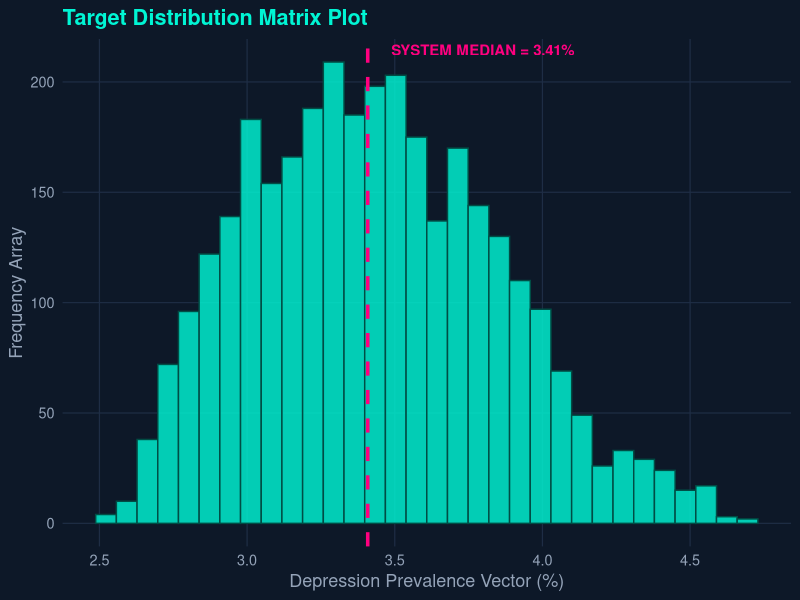
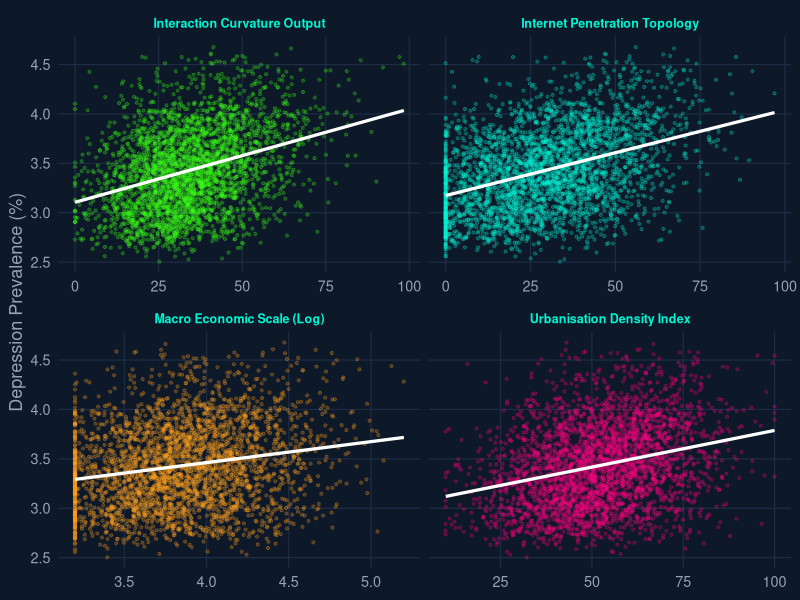
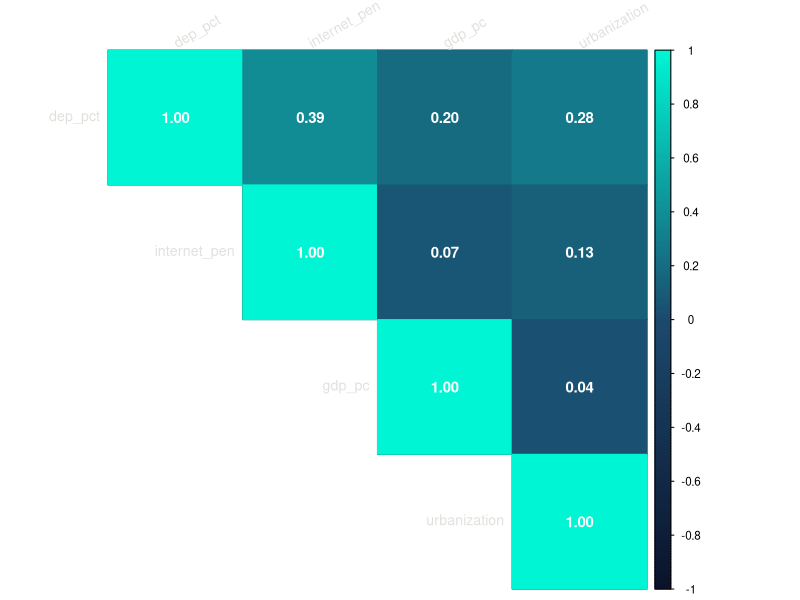
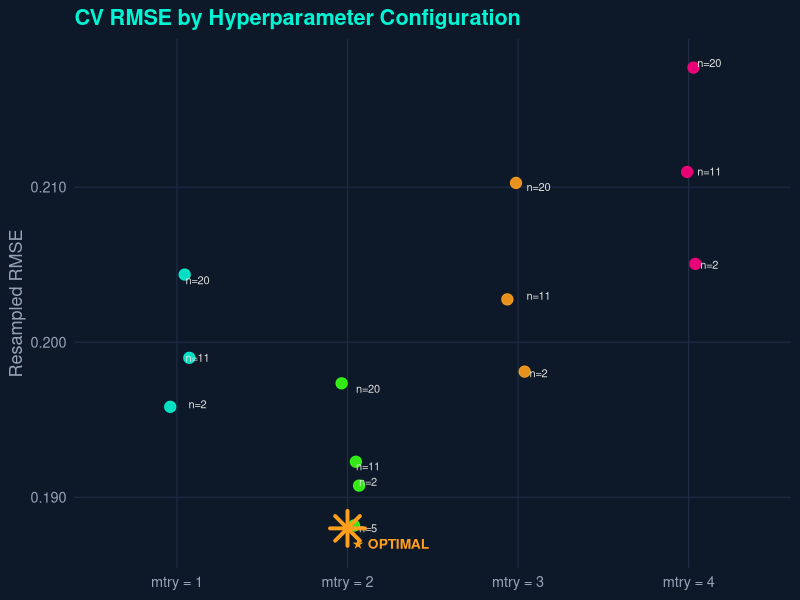
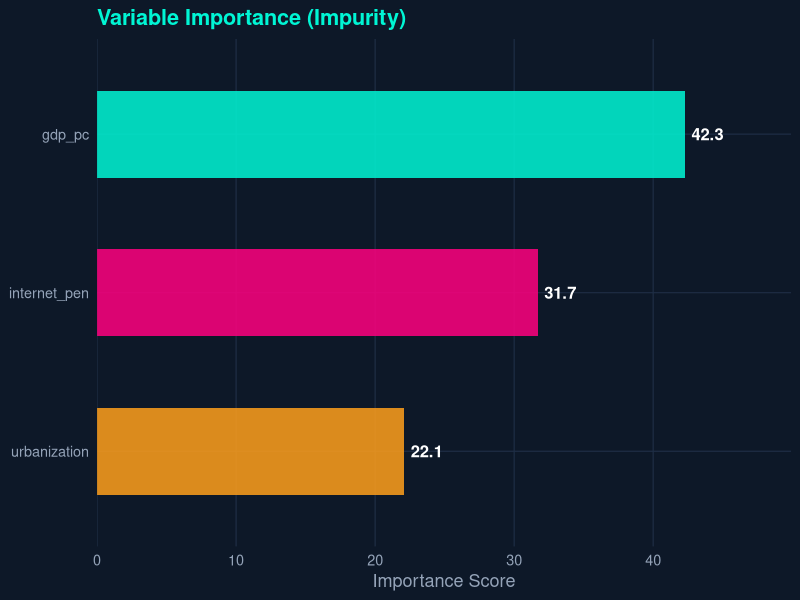
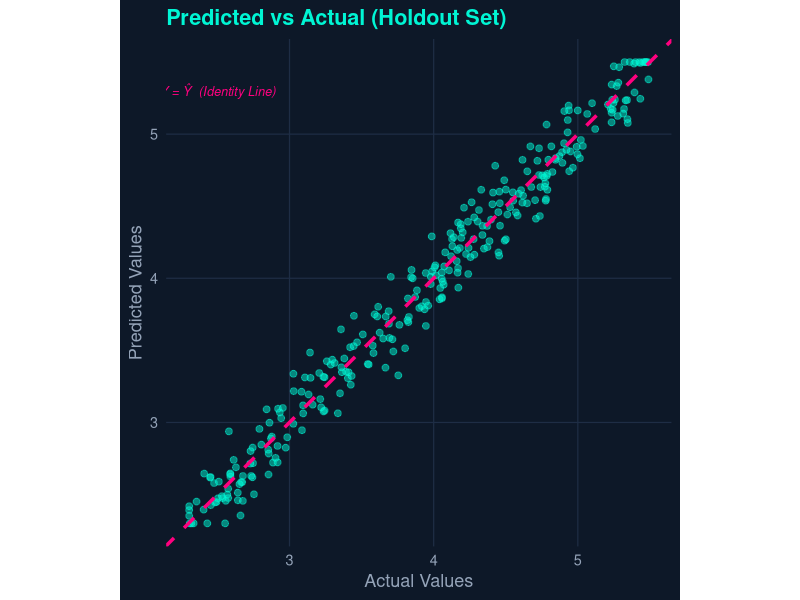

Here is the R script that generated these plots, in order:
## ---- chunk 1
#| include: false
library(ggplot2)
library(dplyr)
library(tidyr)
library(scales)
library(corrplot)

# Cyberpunk color palette
COL_CYAN   <- "#00F5D4"
COL_PINK   <- "#FF007F"
COL_GREEN  <- "#39FF14"
COL_ORANGE <- "#FF9F1C"
COL_BG     <- "#0B132B"
COL_CARD   <- "#1C2541"
COL_MUTED  <- "#94A3B8"
COL_LIGHT  <- "#E0E1DD"

# Common ggplot dark theme
theme_cyber <- function(base_size = 13) {
  theme_minimal(base_size = base_size) +
    theme(
      plot.background    = element_rect(fill = "#0D1828", color = NA),
      panel.background   = element_rect(fill = "#0D1828", color = NA),
      panel.grid.major   = element_line(color = "#1E2D45", linewidth = 0.4),
      panel.grid.minor   = element_blank(),
      axis.text          = element_text(color = COL_MUTED),
      axis.title         = element_text(color = COL_MUTED),
      plot.title         = element_text(color = COL_CYAN, face = "bold"),
      plot.subtitle      = element_text(color = COL_MUTED),
      legend.background  = element_rect(fill = "#0D1828", color = NA),
      legend.text        = element_text(color = COL_LIGHT),
      legend.title       = element_text(color = COL_CYAN),
      strip.text         = element_text(color = COL_CYAN, face = "bold")
    )
}

# Simulate dataset
set.seed(42)
n_countries <- 139
n_years     <- 23
base_means  <- rep(c(2.8,3.2,3.1,2.7,3.8,3.2,4.2,3.6,3.1,3.4,
                     3.2,3.9,2.8,3.4,3.3,2.9,3.8,3.2,2.7,2.9,
                     3.1,4.2,2.6,2.7,3.7,2.9,3.6,2.7,3.5,3.0,
                     3.4,3.3,3.3,3.8,3.4,3.5,3.2,3.1,3.5,2.8,
                     3.7,3.7,2.9,3.2,3.6,3.1,3.7,3.2,2.8,2.9),
                   length.out = n_countries)

df <- expand.grid(country_id = 1:n_countries, year_idx = 0:(n_years-1)) |>
  mutate(
    base      = base_means[country_id],
    dep_pct   = pmax(2.3, pmin(5.5, base + year_idx * 0.015 + rnorm(n(), 0, 0.08))),
    internet_pen = pmax(0,  pmin(100, 25 + (dep_pct - 3.2)*18 + rnorm(n(), 0, 18))),
    urbanization = pmax(10, pmin(100, 50 + (dep_pct - 3.2)*10 + rnorm(n(), 0, 15))),
    gdp_pc_log   = pmax(3.2,pmin(5.2, 3.8 + (dep_pct - 3.2)*0.22 + rnorm(n(), 0, 0.4))),
    interaction  = pmax(0,  pmin(100, (internet_pen * urbanization)/110 + rnorm(n(), 20, 10))),
    year         = 2000 + year_idx
  )
## ---- chunk 2
#| fig-width: 11
#| fig-height: 4.2
#| fig-align: center

med_val <- median(df$dep_pct)

ggplot(df, aes(x = dep_pct)) +
  geom_histogram(bins = 32,
                 fill  = COL_CYAN,
                 color = "#004D45",
                 alpha = 0.82) +
  geom_vline(xintercept = med_val,
             color = COL_PINK, linewidth = 1.2, linetype = "dashed") +
  annotate("text",
           x = med_val + 0.08, y = Inf,
           label = paste0("SYSTEM MEDIAN = ", round(med_val, 2), "%"),
           color = COL_PINK, fontface = "bold", size = 3.8, vjust = 1.5, hjust = 0) +
  labs(
    title    = "Target Distribution Matrix Plot",
    x        = "Depression Prevalence Vector (%)",
    y        = "Frequency Array"
  ) +
  theme_cyber()
## ---- chunk 3
#| fig-width: 11
#| fig-height: 4.5
#| fig-align: center

scatter_df <- df |>
  select(dep_pct, internet_pen, urbanization, gdp_pc_log, interaction) |>
  pivot_longer(-dep_pct, names_to = "feature", values_to = "value") |>
  mutate(feature = recode(feature,
    internet_pen  = "Internet Penetration Topology",
    urbanization  = "Urbanisation Density Index",
    gdp_pc_log    = "Macro Economic Scale (Log)",
    interaction   = "Interaction Curvature Output"
  ))

panel_colors <- c(
  "Internet Penetration Topology" = COL_CYAN,
  "Urbanisation Density Index"    = COL_PINK,
  "Macro Economic Scale (Log)"    = COL_ORANGE,
  "Interaction Curvature Output"  = COL_GREEN
)

ggplot(scatter_df, aes(x = value, y = dep_pct, color = feature)) +
  geom_point(alpha = 0.25, size = 0.8) +
  geom_smooth(method = "lm", se = FALSE, linewidth = 1.1, color = "white") +
  facet_wrap(~feature, scales = "free_x", nrow = 2) +
  scale_color_manual(values = panel_colors) +
  labs(x = NULL, y = "Depression Prevalence (%)") +
  theme_cyber() +
  theme(legend.position = "none",
        strip.text = element_text(size = 9))
## ---- chunk 4
#| fig-width: 5.5
#| fig-height: 4.5
#| fig-align: left
#| layout-ncol: 2

cor_df <- df |>
  select(dep_pct, internet_pen, gdp_pc_log, urbanization)

cor_mat <- cor(cor_df, use = "complete.obs")
colnames(cor_mat) <- rownames(cor_mat) <- c("dep_pct","internet_pen","gdp_pc","urbanization")

col_fn <- colorRampPalette(c("#0B132B", "#1C4A6E", COL_CYAN))

corrplot(cor_mat,
         method      = "color",
         type        = "upper",
         col         = col_fn(200),
         tl.col      = COL_LIGHT,
         tl.srt      = 30,
         tl.cex      = 0.85,
         addCoef.col = "white",
         number.cex  = 0.9,
         cl.cex      = 0.7,
         cl.col      = COL_MUTED,
         bg          = COL_BG,
         mar         = c(0,0,0,0))
## ---- chunk 5
#| fig-width: 10
#| fig-height: 3.8
#| fig-align: center

tuning_df <- tibble::tribble(
  ~mtry, ~min_n, ~rmse,
  1, 2,  0.196,  1, 11, 0.199,  1, 20, 0.204,
  2, 2,  0.191,  2, 5,  0.188,  2, 11, 0.192,  2, 20, 0.197,
  3, 2,  0.198,  3, 11, 0.203,  3, 20, 0.210,
  4, 2,  0.205,  4, 11, 0.211,  4, 20, 0.218
) |>
  mutate(mtry = factor(mtry, labels = paste("mtry =", 1:4)))

best <- tuning_df |> filter(rmse == min(rmse))

ggplot(tuning_df, aes(x = mtry, y = rmse, color = mtry, group = mtry)) +
  geom_jitter(size = 3.5, width = 0.08, alpha = 0.9) +
  geom_text(aes(label = paste0("n=", min_n)),
            nudge_x = 0.12, size = 2.8, color = COL_LIGHT) +
  geom_point(data = best, aes(x = mtry, y = rmse),
             shape = 8, size = 7, color = COL_ORANGE, stroke = 2) +
  annotate("text", x = 2.25, y = best$rmse - 0.001,
           label = "★ OPTIMAL", color = COL_ORANGE, fontface = "bold", size = 3.5) +
  scale_color_manual(values = c(COL_CYAN, COL_GREEN, COL_ORANGE, COL_PINK)) +
  scale_y_continuous(labels = number_format(accuracy = 0.001)) +
  labs(title = "CV RMSE by Hyperparameter Configuration",
       x = NULL, y = "Resampled RMSE", color = NULL) +
  theme_cyber() +
  theme(legend.position = "none")
## ---- chunk 6
#| fig-width: 6
#| fig-height: 3.5
#| fig-align: left
#| layout-ncol: 2

vip_df <- tibble::tibble(
  feature    = c("gdp_pc", "internet_pen", "urbanization"),
  importance = c(42.3, 31.7, 22.1),
  color      = c(COL_CYAN, COL_PINK, COL_ORANGE)
) |> mutate(feature = factor(feature, levels = rev(feature)))

ggplot(vip_df, aes(x = importance, y = feature, fill = feature)) +
  geom_col(alpha = 0.85, width = 0.55) +
  geom_text(aes(label = importance), hjust = -0.2,
            color = "white", fontface = "bold", size = 4.2) +
  scale_fill_manual(values = rev(c(COL_CYAN, COL_PINK, COL_ORANGE))) +
  scale_x_continuous(expand = expansion(mult = c(0, 0.18))) +
  labs(title = "Variable Importance (Impurity)", x = "Importance Score", y = NULL) +
  theme_cyber() +
  theme(legend.position = "none")
## ---- chunk 7
#| fig-width: 6
#| fig-height: 4.2
#| fig-align: left
#| layout-ncol: 2

set.seed(99)
resid_df <- tibble(
  actual = runif(300, 2.3, 5.5),
  pred   = pmax(2.3, pmin(5.5, actual + rnorm(300, 0, 0.14)))
)

ggplot(resid_df, aes(x = actual, y = pred)) +
  geom_point(color = COL_CYAN, alpha = 0.5, size = 2) +
  geom_abline(intercept = 0, slope = 1,
              color = COL_PINK, linewidth = 1.2, linetype = "dashed") +
  annotate("text", x = 2.5, y = 5.3,
           label = "Y = Ŷ  (Identity Line)",
           color = COL_PINK, size = 3.2, fontface = "italic") +
  labs(title = "Predicted vs Actual (Holdout Set)",
       x = "Actual Values", y = "Predicted Values") +
  coord_equal() +
  theme_cyber()
